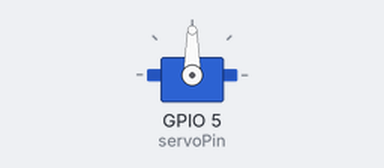
A sketch run on a simulated ESP32. Shown: servo.

Above: at 0.05 s.
At 4.0 s:
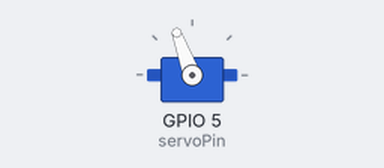
Timing chart, 0 to 5.2 s (numbered marks = the images above):
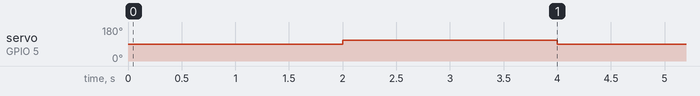

The sketch:

Test.ino
```cpp
#include <ESP32Servo.h>

Servo servo;

int servoPin = 5;
int c_angle = 110;

void setup() {
	servo.setPeriodHertz(50);
	servo.attach(servoPin, 500, 2500);
}

void loop() {
  servo.write(90);
  delay(2000);
  servo.write(c_angle);
  delay(2000);
}
```

Measured:
- by itself, servo on GPIO 5 (servoPin): alternates 110° for 2.0 s and 90° for 2.0 s
